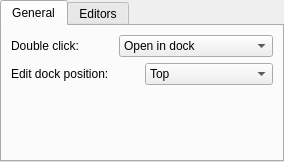
<?xml version="1.0" encoding="UTF-8"?>
<ui version="4.0">
 <class>PAssetSettings</class>
 <widget class="QTabWidget" name="PAssetSettings">
  <property name="geometry">
   <rect>
    <x>0</x>
    <y>0</y>
    <width>284</width>
    <height>162</height>
   </rect>
  </property>
  <property name="windowTitle">
   <string>TabWidget</string>
  </property>
  <property name="currentIndex">
   <number>0</number>
  </property>
  <widget class="QWidget" name="tab">
   <attribute name="title">
    <string>General</string>
   </attribute>
   <layout class="QVBoxLayout" name="verticalLayout">
    <item>
     <layout class="QHBoxLayout" name="horizontalLayout">
      <item>
       <widget class="QLabel" name="label">
        <property name="text">
         <string>Double click:</string>
        </property>
       </widget>
      </item>
      <item>
       <widget class="QComboBox" name="comboBox">
        <item>
         <property name="text">
          <string>Open in dock</string>
         </property>
        </item>
        <item>
         <property name="text">
          <string>Open in external editor</string>
         </property>
        </item>
       </widget>
      </item>
     </layout>
    </item>
    <item>
     <layout class="QHBoxLayout" name="horizontalLayout_4">
      <item>
       <widget class="QLabel" name="label_4">
        <property name="text">
         <string>Edit dock position:</string>
        </property>
       </widget>
      </item>
      <item>
       <widget class="QComboBox" name="comboBox_2">
        <item>
         <property name="text">
          <string>Top</string>
         </property>
        </item>
        <item>
         <property name="text">
          <string>Bottom</string>
         </property>
        </item>
        <item>
         <property name="text">
          <string>Left</string>
         </property>
        </item>
        <item>
         <property name="text">
          <string>Right</string>
         </property>
        </item>
        <item>
         <property name="text">
          <string>No docked</string>
         </property>
        </item>
       </widget>
      </item>
     </layout>
    </item>
    <item>
     <spacer name="verticalSpacer">
      <property name="orientation">
       <enum>Qt::Vertical</enum>
      </property>
      <property name="sizeHint" stdset="0">
       <size>
        <width>20</width>
        <height>40</height>
       </size>
      </property>
     </spacer>
    </item>
   </layout>
  </widget>
  <widget class="QWidget" name="tab_2">
   <attribute name="title">
    <string>Editors</string>
   </attribute>
   <layout class="QVBoxLayout" name="verticalLayout_2">
    <item>
     <layout class="QHBoxLayout" name="horizontalLayout_2">
      <item>
       <widget class="QLabel" name="label_2">
        <property name="text">
         <string>Asset type:</string>
        </property>
       </widget>
      </item>
      <item>
       <widget class="QComboBox" name="AssetTypeComboBox"/>
      </item>
     </layout>
    </item>
    <item>
     <layout class="QHBoxLayout" name="horizontalLayout_3">
      <item>
       <widget class="QLabel" name="label_3">
        <property name="text">
         <string>Editor path:</string>
        </property>
       </widget>
      </item>
      <item>
       <widget class="QLineEdit" name="ExternalEditorPathLineEdit"/>
      </item>
     </layout>
    </item>
    <item>
     <spacer name="verticalSpacer_2">
      <property name="orientation">
       <enum>Qt::Vertical</enum>
      </property>
      <property name="sizeHint" stdset="0">
       <size>
        <width>20</width>
        <height>40</height>
       </size>
      </property>
     </spacer>
    </item>
   </layout>
  </widget>
 </widget>
 <resources/>
 <connections/>
</ui>
